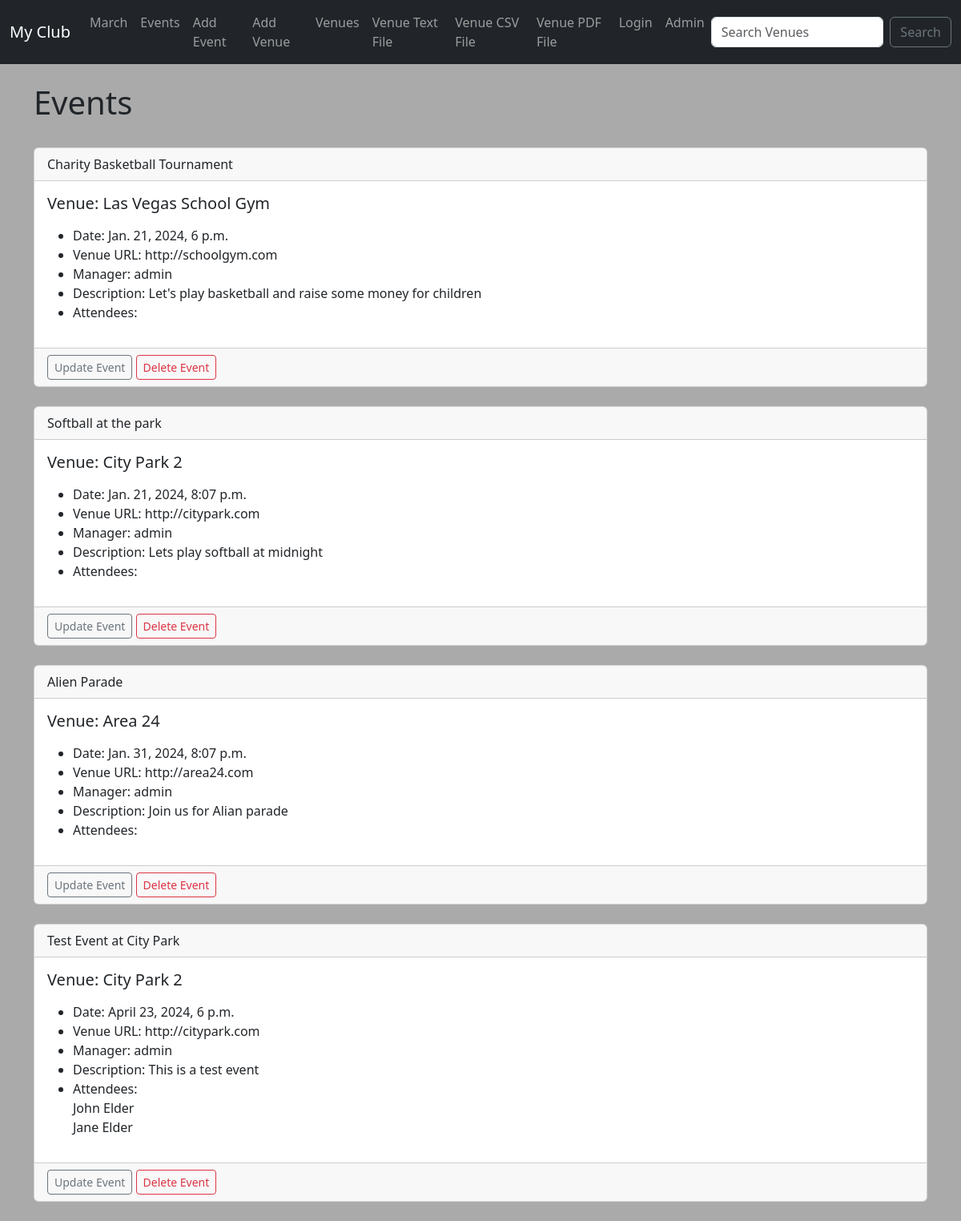
Screenshot of /events/ with the database file from the repository.
### events/models.py (models this page shows)
class Event(models.Model):
    name = models.CharField(max_length=120)
    event_date = models.DateTimeField()
    venue = models.ForeignKey(Venue, blank=True, null=True, on_delete=models.CASCADE)
    manager = models.ForeignKey(User, blank=True, null=True, on_delete=models.SET_NULL)
    description = models.TextField(blank=True)
    attendees = models.ManyToManyField(MyClubUser, blank=True)
    def __str__(self):
        return self.name

class Venue(models.Model):
    name = models.CharField(max_length=120)
    address = models.CharField(max_length=300)
    zip_code = models.CharField(max_length=15)
    phone = models.CharField(max_length=25, blank=True)
    web = models.URLField(blank=True)
    email_address = models.EmailField(blank=True)
    def __str__(self):
        return self.name

class MyClubUser(models.Model):
    first_name = models.CharField(max_length=30)
    last_name = models.CharField(max_length=30)
    email = models.EmailField()
    def __str__(self):
        return self.first_name + ' ' + self.last_name

### events/views.py (the view)
# urls.py: path('events/', views.all_events, name="list-events"),
def all_events(request):
    event_list = Event.objects.all().order_by('event_date', 'name')
    context = {
        "event_list" : event_list,
    }
    return render(request, 'event_list.html', context)

### events/templates/event_list.html (shortened to what this page needs)
{% extends 'base.html' %}
{% block content %}
<h1>Events</h1>
<br>
{% for event in event_list %}
<div class="card">
    <div class="card-header">
        {{ event }}
    </div>
    <div class="card-body">
      <h5 class="card-title">Venue: {{ event.venue }}</h5>
      <p class="card-text">
        <ul>
            <li>Date: {{ event.event_date }}</li>
            <li>Venue URL: {{ event.venue.web }}</li>
            <li>Manager: {{ event.manager }}</li>
            <li>Description: {{ event.description }}</li>
            <li>Attendees:<br>
                {% for user in event.attendees.all %}
                     {{ user }} <br>
                {% endfor %}
            </li>
        </ul>
      </p>
    </div>
    <div class="card-footer text-body-secondary">
        <a href="{% url 'update-event' event.id %}" class="btn btn-outline-secondary btn-sm">Update Event</a>
        <a href="{% url 'delete-event' event.id %}" class="btn btn-outline-danger btn-sm">Delete Event</a>
    </div>
</div>
<br>
{% endfor %}
{% endblock %}

### rows the page displays
Event: name "Charity Basketball Tournament", venue "Las Vegas School Gym", event_date "Jan. 21, 2024, 6 p.m.", venue.web "http://schoolgym.com", manager "admin", description "Let's play basketball and raise some money for children"
Event: name "Softball at the park", venue "City Park 2", event_date "Jan. 21, 2024, 8:07 p.m.", venue.web "http://citypark.com", manager "admin", description "Lets play softball at midnight"
Event: name "Alien Parade", venue "Area 24", event_date "Jan. 31, 2024, 8:07 p.m.", venue.web "http://area24.com", manager "admin", description "Join us for Alian parade"
Event: name "Test Event at City Park", venue "City Park 2", event_date "April 23, 2024, 6 p.m.", venue.web "http://citypark.com", manager "admin", description "This is a test event"
MyClubUser: first_name+last_name "John Elder"
MyClubUser: first_name+last_name "Jane Elder"
